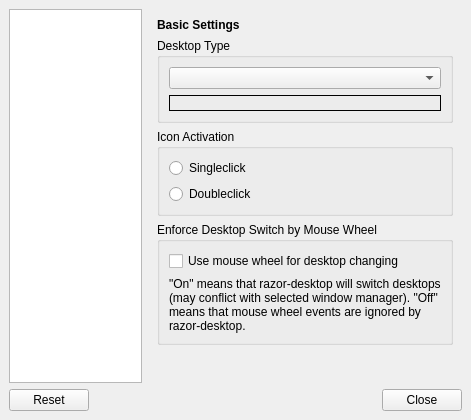
<?xml version="1.0" encoding="UTF-8"?>
<ui version="4.0">
 <class>DesktopConfigWindow</class>
 <widget class="QMainWindow" name="DesktopConfigWindow">
  <property name="geometry">
   <rect>
    <x>0</x>
    <y>0</y>
    <width>471</width>
    <height>420</height>
   </rect>
  </property>
  <property name="windowTitle">
   <string>Razor Desktop Configuration</string>
  </property>
  <widget class="QWidget" name="centralwidget">
   <layout class="QGridLayout" name="gridLayout">
    <item row="0" column="0">
     <layout class="QHBoxLayout" name="horizontalLayout">
      <item>
       <widget class="PageSelectWidget" name="listWidget">
        <property name="sizePolicy">
         <sizepolicy hsizetype="Preferred" vsizetype="Expanding">
          <horstretch>0</horstretch>
          <verstretch>0</verstretch>
         </sizepolicy>
        </property>
        <property name="horizontalScrollBarPolicy">
         <enum>Qt::ScrollBarAlwaysOff</enum>
        </property>
        <property name="textElideMode">
         <enum>Qt::ElideNone</enum>
        </property>
        <property name="movement">
         <enum>QListView::Static</enum>
        </property>
        <property name="resizeMode">
         <enum>QListView::Adjust</enum>
        </property>
       </widget>
      </item>
      <item>
       <widget class="QStackedWidget" name="stackedWidget">
        <property name="currentIndex">
         <number>0</number>
        </property>
        <widget class="QWidget" name="corePage">
         <layout class="QGridLayout" name="gridLayout_6">
          <item row="0" column="0">
           <widget class="QLabel" name="label">
            <property name="font">
             <font>
              <weight>75</weight>
              <bold>true</bold>
             </font>
            </property>
            <property name="text">
             <string>Basic Settings</string>
            </property>
           </widget>
          </item>
          <item row="1" column="0">
           <widget class="QGroupBox" name="groupBox">
            <property name="title">
             <string>Desktop Type</string>
            </property>
            <layout class="QGridLayout" name="gridLayout_2">
             <item row="0" column="0">
              <widget class="QComboBox" name="desktopTypeComboBox"/>
             </item>
             <item row="1" column="0">
              <widget class="QLabel" name="desktopTypeLabels">
               <property name="sizePolicy">
                <sizepolicy hsizetype="MinimumExpanding" vsizetype="MinimumExpanding">
                 <horstretch>0</horstretch>
                 <verstretch>0</verstretch>
                </sizepolicy>
               </property>
               <property name="frameShape">
                <enum>QFrame::Box</enum>
               </property>
               <property name="alignment">
                <set>Qt::AlignLeading|Qt::AlignLeft|Qt::AlignTop</set>
               </property>
               <property name="wordWrap">
                <bool>true</bool>
               </property>
              </widget>
             </item>
            </layout>
           </widget>
          </item>
          <item row="2" column="0">
           <widget class="QGroupBox" name="groupBox_2">
            <property name="title">
             <string>Icon Activation</string>
            </property>
            <layout class="QGridLayout" name="gridLayout_3">
             <item row="0" column="0">
              <widget class="QRadioButton" name="singleclickButton">
               <property name="text">
                <string>Singleclick</string>
               </property>
              </widget>
             </item>
             <item row="1" column="0">
              <widget class="QRadioButton" name="doubleclickButton">
               <property name="text">
                <string>Doubleclick</string>
               </property>
              </widget>
             </item>
            </layout>
           </widget>
          </item>
          <item row="4" column="0">
           <spacer name="verticalSpacer">
            <property name="orientation">
             <enum>Qt::Vertical</enum>
            </property>
            <property name="sizeHint" stdset="0">
             <size>
              <width>174</width>
              <height>30</height>
             </size>
            </property>
           </spacer>
          </item>
          <item row="3" column="0">
           <widget class="QGroupBox" name="groupBox_3">
            <property name="title">
             <string>Enforce Desktop Switch by Mouse Wheel</string>
            </property>
            <layout class="QGridLayout" name="gridLayout_8">
             <item row="0" column="0">
              <widget class="QCheckBox" name="wheelDesktopCheckBox">
               <property name="text">
                <string>Use mouse wheel for desktop changing</string>
               </property>
              </widget>
             </item>
             <item row="1" column="0">
              <widget class="QLabel" name="label_5">
               <property name="sizePolicy">
                <sizepolicy hsizetype="MinimumExpanding" vsizetype="MinimumExpanding">
                 <horstretch>0</horstretch>
                 <verstretch>0</verstretch>
                </sizepolicy>
               </property>
               <property name="text">
                <string>&quot;On&quot; means that razor-desktop will switch desktops (may conflict with selected window manager). &quot;Off&quot; means that mouse wheel events are ignored by razor-desktop.</string>
               </property>
               <property name="textFormat">
                <enum>Qt::LogText</enum>
               </property>
               <property name="wordWrap">
                <bool>true</bool>
               </property>
              </widget>
             </item>
            </layout>
           </widget>
          </item>
         </layout>
        </widget>
        <widget class="QWidget" name="page">
         <layout class="QGridLayout" name="gridLayout_7">
          <item row="0" column="0">
           <widget class="QLabel" name="label_4">
            <property name="font">
             <font>
              <weight>75</weight>
              <bold>true</bold>
             </font>
            </property>
            <property name="text">
             <string>Menu Configuration</string>
            </property>
           </widget>
          </item>
          <item row="1" column="0">
           <widget class="QGroupBox" name="menuGB">
            <property name="enabled">
             <bool>true</bool>
            </property>
            <property name="title">
             <string>Menu file</string>
            </property>
            <layout class="QGridLayout" name="gridLayout_4">
             <item row="0" column="0">
              <widget class="QLabel" name="menuFileL">
               <property name="text">
                <string>Menu file</string>
               </property>
              </widget>
             </item>
             <item row="0" column="1">
              <widget class="QLineEdit" name="menuFilePathLE">
               <property name="readOnly">
                <bool>true</bool>
               </property>
              </widget>
             </item>
             <item row="0" column="2">
              <widget class="QPushButton" name="chooseMenuFilePB">
               <property name="text">
                <string>...</string>
               </property>
              </widget>
             </item>
            </layout>
           </widget>
          </item>
          <item row="2" column="0">
           <spacer name="verticalSpacer_3">
            <property name="orientation">
             <enum>Qt::Vertical</enum>
            </property>
            <property name="sizeHint" stdset="0">
             <size>
              <width>20</width>
              <height>158</height>
             </size>
            </property>
           </spacer>
          </item>
         </layout>
        </widget>
        <widget class="QWidget" name="autostartPage">
         <layout class="QGridLayout" name="gridLayout_5">
          <item row="0" column="0">
           <widget class="QLabel" name="label_2">
            <property name="font">
             <font>
              <weight>75</weight>
              <bold>true</bold>
             </font>
            </property>
            <property name="text">
             <string>Window Manager Native Desktop</string>
            </property>
           </widget>
          </item>
          <item row="1" column="0">
           <widget class="QCheckBox" name="nativeIconsCheckBox">
            <property name="text">
             <string>Use Desktop Icons</string>
            </property>
           </widget>
          </item>
          <item row="2" column="0">
           <layout class="QHBoxLayout" name="horizontalLayout_2">
            <item>
             <widget class="QLabel" name="label_3">
              <property name="text">
               <string>Wallpaper:</string>
              </property>
             </widget>
            </item>
            <item>
             <widget class="QLineEdit" name="nativeWallpaperEdit"/>
            </item>
            <item>
             <widget class="QToolButton" name="nativeWallpaperButton">
              <property name="text">
               <string>...</string>
              </property>
             </widget>
            </item>
           </layout>
          </item>
          <item row="3" column="0">
           <spacer name="verticalSpacer_2">
            <property name="orientation">
             <enum>Qt::Vertical</enum>
            </property>
            <property name="sizeHint" stdset="0">
             <size>
              <width>20</width>
              <height>168</height>
             </size>
            </property>
           </spacer>
          </item>
         </layout>
        </widget>
       </widget>
      </item>
     </layout>
    </item>
    <item row="1" column="0">
     <widget class="QDialogButtonBox" name="buttons">
      <property name="standardButtons">
       <set>QDialogButtonBox::Close|QDialogButtonBox::Reset</set>
      </property>
     </widget>
    </item>
   </layout>
  </widget>
 </widget>
 <customwidgets>
  <customwidget>
   <class>PageSelectWidget</class>
   <extends>QListWidget</extends>
   <header location="global">razorqt/pageselectwidget.h</header>
  </customwidget>
 </customwidgets>
 <resources/>
 <connections>
  <connection>
   <sender>listWidget</sender>
   <signal>currentRowChanged(int)</signal>
   <receiver>stackedWidget</receiver>
   <slot>setCurrentIndex(int)</slot>
   <hints>
    <hint type="sourcelabel">
     <x>209</x>
     <y>140</y>
    </hint>
    <hint type="destinationlabel">
     <x>275</x>
     <y>36</y>
    </hint>
   </hints>
  </connection>
 </connections>
</ui>
